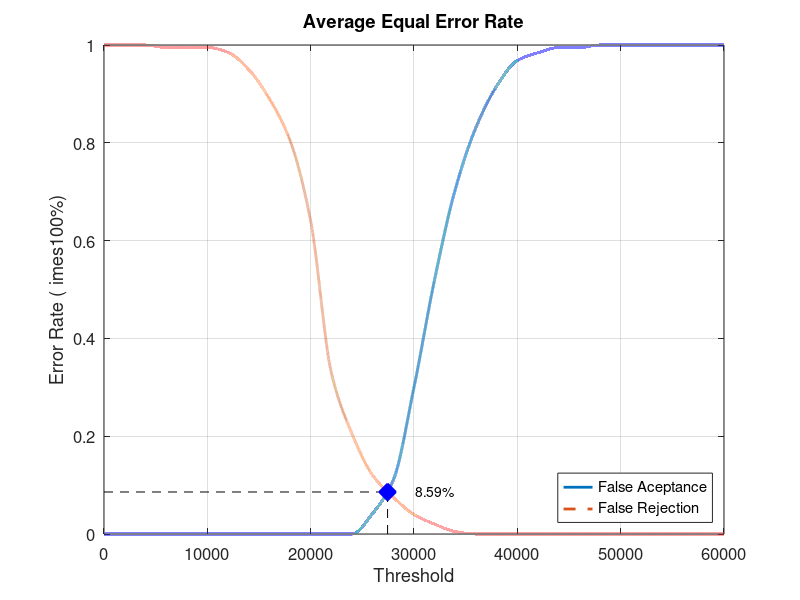
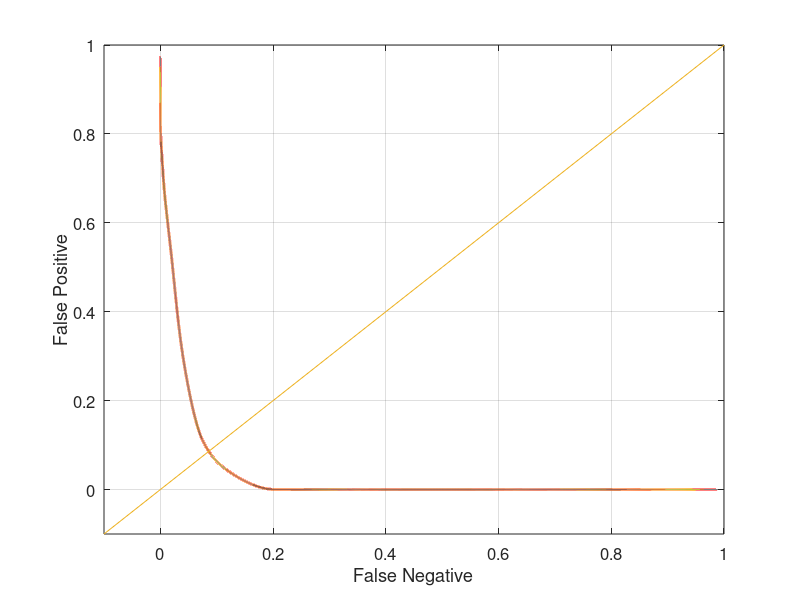

Source code (MATLAB) for these figures, in order:
close all;
clear;
clc;
x = 0:2000:60000;
xq = 0:0.5:60000;

y0 = [0 0 0 0 0 0 0 0 0 0 0 0 0 0.0421053 0.110526 0.3 0.521053 0.705263 0.831579 0.915789 0.968421 0.984211 0.994737 0.994737 1 1 1 1 1 1 1]
yy0 = interp1(x, y0, xq, 'pchip');
y1 = [1 1 1 0.995 0.995 0.995 0.985 0.95 0.89 0.805 0.64 0.33 0.205 0.12 0.075 0.04 0.02 0.005 0 0 0 0 0 0 0 0 0 0 0 0 0]
yy1 = interp1(x, y1, xq, 'pchip');

% Calculating EER: 
y2 = abs(y0 - y1);
find(y2 == min(y2))
yy2 = abs(yy0 - yy1);
xEER = find(yy2 == min(yy2));
xEERIndex = xq(xEER) % X-axis EER
yEER = yy0(xEER) % Y-axis EER

main = figure
plot(xq, yy0,'-','LineWidth', 2);	hold on
plot(xq, yy1,'--','LineWidth', 2);	hold on
plot([xEERIndex xEERIndex], [0 yEER], 'k--');	hold on
plot([0 xEERIndex], [yEER yEER], 'k--');	hold on
plot(xEERIndex, yEER, 'bx', 'LineWidth', 10);	hold on
text(xEERIndex + 10 * xEERIndex / 100, yEER, [num2str(round((10000 * yEER)) / 100) '%'])
legend('False Aceptance', 'False Rejection', 'Location', 'SouthEast')
xlabel('Threshold')
ylabel('Error Rate (	imes100%)')
title('Average Equal Error Rate')
set(gca, 'FontSize', 12)
axis([0 60000 0 1])
grid on

print(main, 'Database4_2Main', '-dpng');
FNRxFPR = figure('Color', [1 1 1]);
plot(yy1, yy0, '-', yy1, yy0, 'LineWidth', 2);
hold on
y = -0.1:0.1:1
plot(y, y); 
set(gca, 'FontSize', 12)
xlabel('False Negative')
ylabel('False Positive')
axis([-0.1 1 -0.1 1])
set(gca, 'FontSize', 12)
grid on

print(FNRxFPR, 'Database4_2FNRxFPR','-dpng');
